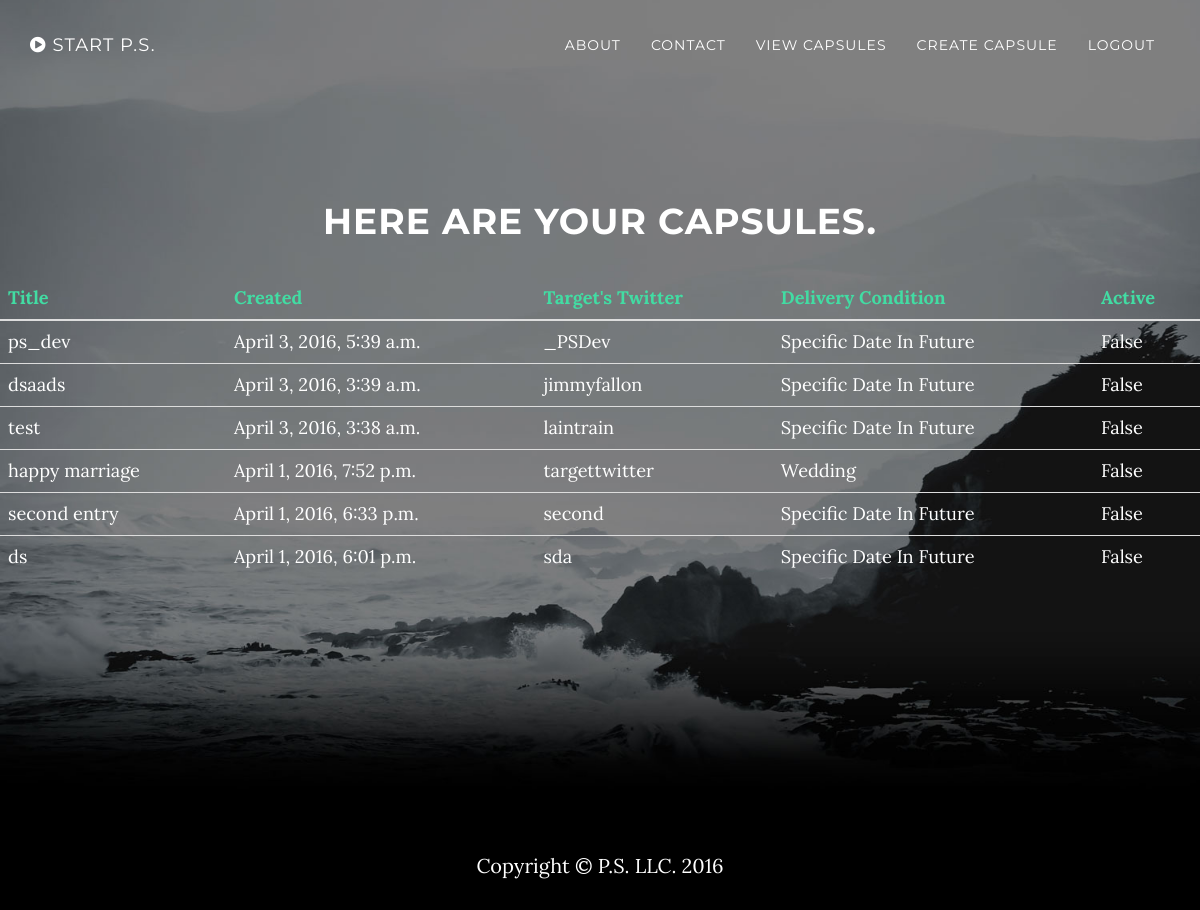
/capsules/ (signed in), run on an earlier commit of the app's database.
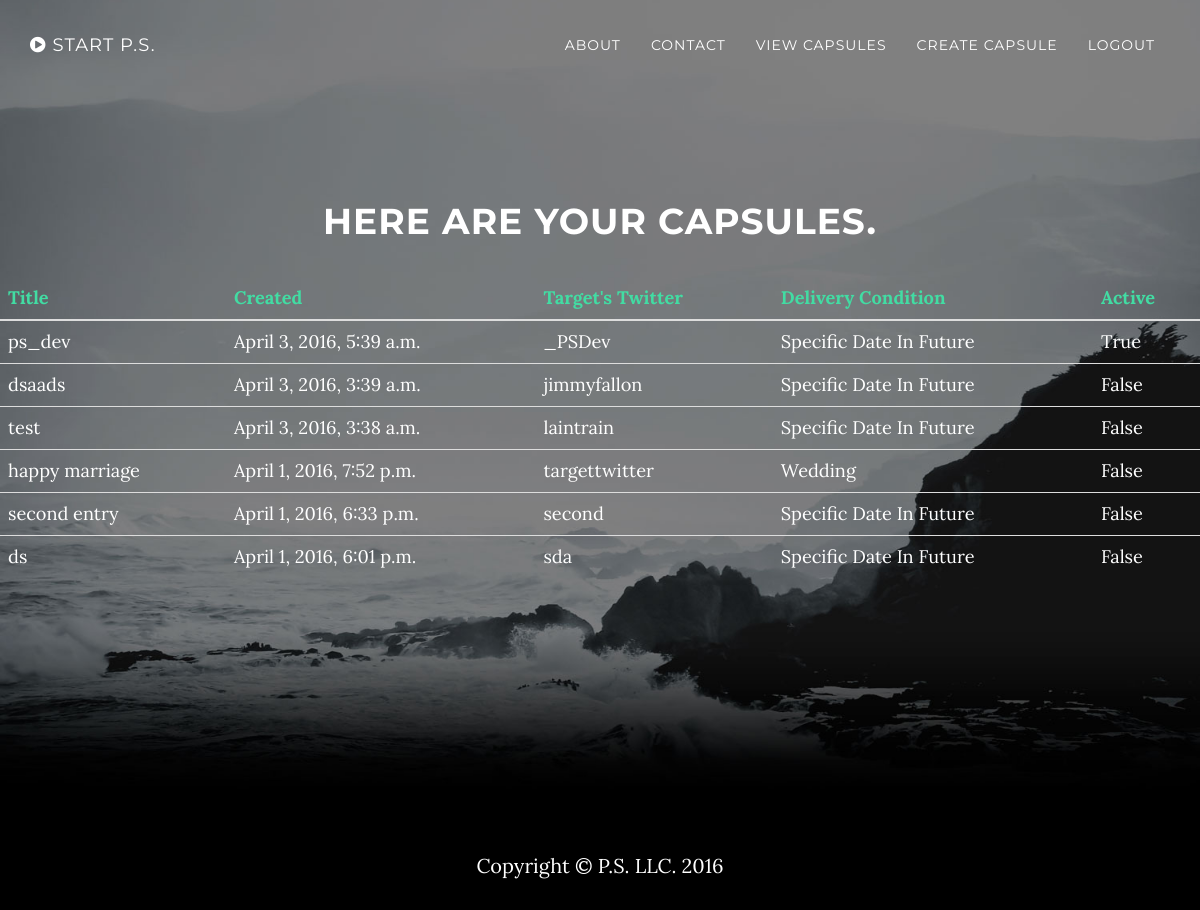
And on a later commit of the database.
### core/models.py (models this page shows)
class Capsule(models.Model):
    created = models.DateTimeField(auto_now_add=True)
    title = models.CharField(max_length=100, blank=True, default='')
    message = models.TextField(max_length=1000, blank=True, default='')
    file = models.FileField(blank=True)
    activation_type = models.CharField(max_length=10, choices=FUTURE_ACTIVATION_CHOICES, default='D')
    delivery_condition = models.CharField(max_length=10, choices=FUTURE_DELIVERY_CHOICES, default='SD')
    time_delivery = models.DateField(blank=True)
    owner = models.ForeignKey(User)
    is_active = models.BooleanField(default=False)
    is_deliverable = models.BooleanField(default=False)
    author_twitter = models.CharField(max_length=40, default='')
    target_twitter = models.CharField(max_length=40, default='')

### core/views.py (the view)
# urls.py: url(r'^capsules/$', views.display_capsules_view, name='display_capsules_view'),
@login_required(login_url='login')
def display_capsules_view(request):
    if request.method == 'GET':
        capsules = Capsule.objects.filter(owner=request.user).order_by(
            '-created')  # get all capsules belonging to a particular user,recent first
        capsules = translate_delivery_condition(
            capsules)  # convert DB delivery notation to verbose string,aka 'SD' -> Specific Date In The Future
        return render(request, 'display_capsules.html', {'capsules': capsules})

### core/views.py (called while the page is built)
def translate_delivery_condition(ax):
    for data in ax:
        data.delivery_condition = FUTURE_DELIVERY_DICT[data.delivery_condition]
    return ax

### core/templates/display_capsules.html
{% extends 'base.html' %}
{% block content %}
    <header class="intro">
        <div class="intro-body">
            <h1>Here are your capsules.</h1>
            <div class="row">
                <div class="col-lg-12 text-left ">
                    <div class="table-responsive ">
                        <table class="table " style="font-size:130%;color:white;">
                            <thead class="indigo">
                            <th>Title</th>
                            <th>Created</th>
                            <th>Target's Twitter</th>
                            <th>Delivery Condition</th>
                            <th>Active</th>
                            </thead>
                            {% for capsule in capsules %}
                                <tr>
                                    <td>{{ capsule.title }}</td>
                                    <td>{{ capsule.created }}</td>
                                    <td>{{ capsule.target_twitter }}</td>
                                    <td>{{ capsule.delivery_condition}}</td>
                                    <td>{{ capsule.is_active }}</td>
                                </tr>
                            {% endfor %}
                        </table>
                    </div>
                </div>
            </div>
        </div>
    </header>
{% endblock %}

What changed in the data, as far as the page shows it:
changed Capsule "ps_dev": is_active "False" → "True"
